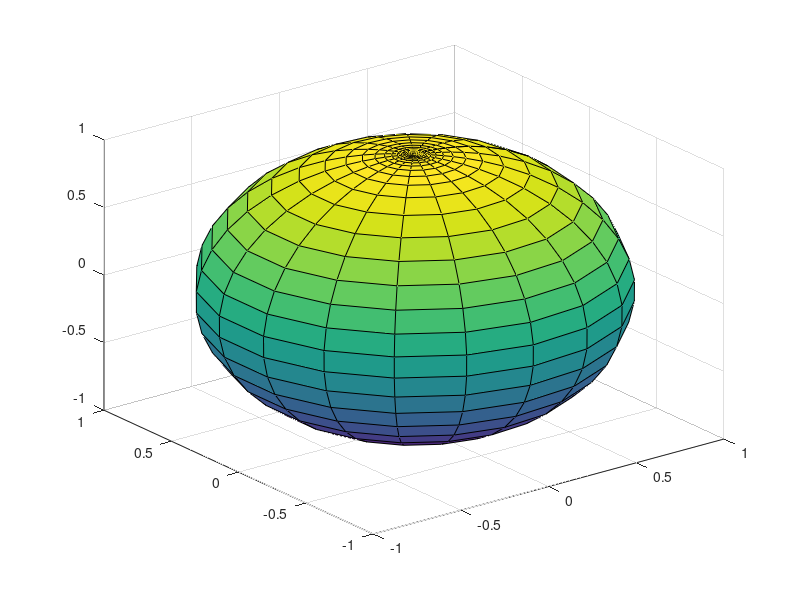

This chart was generated by the following MATLAB code: (Note: this script raises an error after producing the figure.)
clear all;
clc;
close all;

%[x,y,z] = sphere(50);

N = 10;
% thetavec = logspace(0,log10(pi+1),50)-1;
% thetavec = [0,thetavec,pi];
phivec = linspace(0,2*pi,2*N);
dphi = phivec(2) - phivec(1);
thetavec = [0];
dthetaPole = pi/200;
dtheta = dthetaPole
thetavec = [thetavec(end),thetavec(end) + dtheta];
while thetavec(end) < pi
    if thetavec(end) > (pi - dthetaPole);
        break;
    end
    if (thetavec(end) < pi/6) || (thetavec(end) > 12*pi/13)
        dtheta =  dphi * sin(thetavec(end))
        if length(thetavec) == 2
            thetavec(2) = (thetavec(2) + dtheta)/2;
            dtheta = (thetavec(2) + dtheta)/2;
            dthetaPole = dtheta;
        end
    else
        dtheta = pi/(2*N);
    end
     thetavec = [thetavec,thetavec(end) + dtheta];
end
thetavec = [thetavec,pi];
%thetavec = [0,thetavec,2*pi];
[th, ph] = meshgrid(thetavec,phivec);
R = ones(size(th)); % should be your R(theta,phi) surface in general

x = R.*sin(th).*cos(ph);
y = R.*sin(th).*sin(ph);
z = R.*cos(th);

figure;
surf(x,y,z);
axis vis3d
surf(x,y,z);
fvc = surf2patch(x,y,z,'triangle');

%[vertices, m, n] = unique(fvc.vertices,"row");
% removed = setdiff(1:size(n),m);
% 
% [top, top_idx] = ismember(vertices, [0,0,1], 'rows');
% top_idx = find(top_idx);
% [bottom, bottom_idx] = ismember(vertices, [0,0,-1], 'rows');
% bottom_idx = find(bottom_idx);
faces = fvc.faces;
vertices = [0,0,1;0,0,-1];
for old_vInd = 1:size(fvc.vertices,1)
    if norm(fvc.vertices(old_vInd,:) - [0,0,1]) < 1e-3
        faces(faces == old_vInd) = 1;
    elseif norm(fvc.vertices(old_vInd,:) - [0,0,-1]) < 1e-2
        faces(faces == old_vInd) = 2;
    elseif (abs(fvc.vertices(old_vInd,2)) < 5e-10) && (fvc.vertices(old_vInd,2) < 0)
        fvc.vertices(old_vInd,2) = inf;
        [right_vInd,~] = ismember(vertices, [fvc.vertices(old_vInd,1),0,fvc.vertices(old_vInd,3)], 'rows');
        vertices = [vertices; fvc.vertices(right_vInd,:)];
        faces(faces == old_vInd) = find(right_vInd);
    else
        vertices = [vertices; fvc.vertices(old_vInd,:)];
        new_vInd = size(vertices,1);
        faces(faces == old_vInd) = new_vInd; 
    end
end


[newfaces, m, n] = unique(faces,"row");

removeList = [];
for j = 1:size(newfaces,1)
    if length(newfaces(j,:)) ~= length(unique(newfaces(j,:)))
        removeList = [removeList,j];
    end
end
newfaces(removeList,:) = [];

%patch('Faces',newfaces,'Vertices',vertices);
plywrite("C:\Users\Kieran\Desktop\DDG_membrane\build\bin\Release\input-file\UVsphere.ply",newfaces,vertices);









